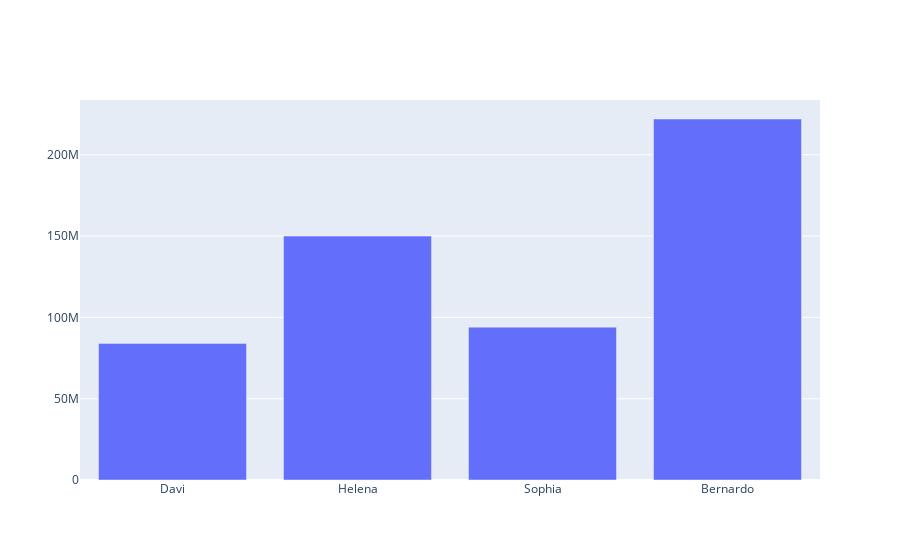

Here is the notebook cell this chart was saved with:
### Code cell
fig = go.Figure()

fig.add_trace(go.Bar(x=df_grafico['Consultor'], y=df_grafico['Valor Pago']))

fig.show()

### Figure 1 — Plotly figure (JSON) as saved in the notebook; plotly's stock layout.template omitted (floating-point values rounded to 4 significant figures)
{"data": [{"type": "bar", "x": ["Davi", "Helena", "Sophia", "Bernardo"], "y": [84000000, 150000000, 94000000, 222000000]}], "layout": {}}
